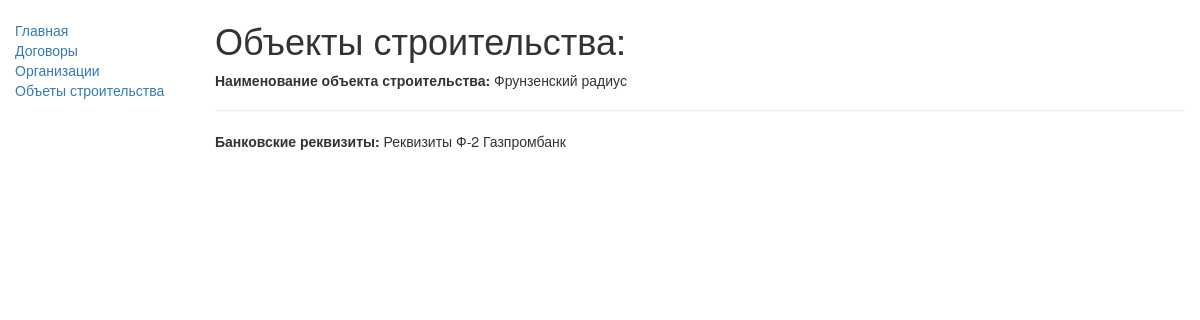
The app's page /catalog/object/2 with its own data.
### catalog/models.py (models this page shows, shortened)
class ConstructionObject(models.Model):
    line_name = (
        ('НВЛ', 'Невско-Василеостровская линия'),
        ('Ф-2', 'Фрунзенский радиус'),
        ('ЛПЛ', 'Лахтинско-Правобережная линиия'),
        ('ККЛ', 'Красносельско-Калининская линия'),
        ('Другое', 'Другое'),
    )
    line = models.CharField(max_length=50, choices=line_name, default='Другое', verbose_name="Объект строительства")
    requisites = models.TextField(max_length=500, verbose_name="Реквизиты")
    """
    # государственный контракт
    gk = {
        "NVL_GK":line_name[0],
        "F2_GK":line_name[1],
        "LPL_GK":line_name[2],
        "KKL_GK":line_name[3],
    }
    """
    class Meta:
        ordering = ["-line"] # сортировка объектов строительства по линии

### catalog/views.py (the view)
# urls.py: url(r'^object/(?P<pk>\d+)$', views.ConstructionObjectDetailView.as_view(), name='object-detail'),
class ConstructionObjectDetailView(generic.DetailView):
    model = ConstructionObject

### catalog/templates/catalog/constructionobject_detail.html
{% extends "base_generic.html" %}
{% block content %}
  <h1>Объекты строительства:</h1>
  <p><strong>Наименование объекта строительства:</strong> {{ object.get_line_display }} </p>
  <hr>
  <p><strong>Банковские реквизиты:</strong> {{ object.requisites }} </p>
{% endblock %}

### records on screen
ConstructionObject: line "Фрунзенский радиус", requisites "Реквизиты Ф-2 Газпромбанк"
